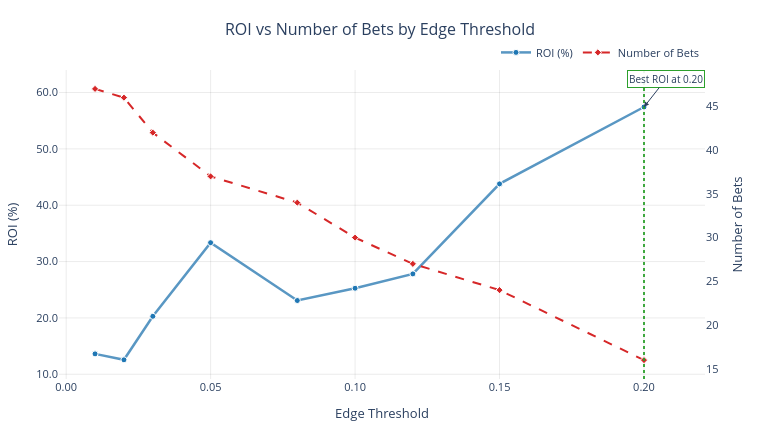

Here is the notebook cell this chart was saved with:
### Code cell
fig2 = go.Figure()

# ROI trace (primary y-axis)
fig2.add_trace(
    go.Scatter(
        x=results['threshold_results']['threshold'],
        y=results['threshold_results']['roi'],
        mode='lines+markers',
        name='ROI (%)',
        line=dict(color="#5997c3", width=2.5),
        marker=dict(size=6, color='#1f77b4', line=dict(color='white', width=1)),
        hovertemplate='Threshold: %{x:.2f}<br>ROI: %{y:.2f}%<extra></extra>'
    )
)

# Number of bets trace (secondary y-axis)
fig2.add_trace(
    go.Scatter(
        x=results['threshold_results']['threshold'],
        y=results['threshold_results']['num_bets'],
        mode='lines+markers',
        yaxis='y2',
        name='Number of Bets',
        line=dict(color='#d62728', width=2, dash='dash'),
        marker=dict(size=5.5, color='#d62728', symbol='diamond', line=dict(color='white', width=1)),
        hovertemplate='Threshold: %{x:.2f}<br>Bets: %{y:.0f}<extra></extra>'
    )
)

best_idx = results['threshold_results']['roi'].idxmax()
best_t = results['threshold_results'].loc[best_idx, 'threshold']
best_roi = results['threshold_results'].loc[best_idx, 'roi']

fig2.update_layout(
    title=dict(
        text='ROI vs Number of Bets by Edge Threshold',
        x=0.5,
        xanchor='center',
        font=dict(size=16)
    ),
    template='plotly_white',
    width=760,
    height=430,
    hovermode='x unified',
    font=dict(size=11),
    xaxis=dict(
        title='Edge Threshold',
        tickformat='.2f',
        gridcolor='rgba(0,0,0,0.08)',
        zeroline=False
    ),
    yaxis=dict(
        title='ROI (%)',
        tickformat='.1f',
        gridcolor='rgba(0,0,0,0.08)',
        zeroline=True,
        zerolinecolor='rgba(0,0,0,0.30)'
    ),
    yaxis2=dict(
        title='Number of Bets',
        overlaying='y',
        side='right',
        showgrid=False
    ),
    legend=dict(
        orientation='h',
        yanchor='bottom',
        y=1.01,
        xanchor='right',
        x=1
    ),
    margin=dict(l=55, r=55, t=70, b=50)
 )

# Highlight best ROI threshold
fig2.add_vline(
    x=best_t,
    line_dash='dot',
    line_color='#2ca02c',
    line_width=1.8
)
fig2.add_annotation(
    x=best_t,
    y=best_roi,
    text=f'Best ROI at {best_t:.2f}',
    showarrow=True,
    arrowhead=2,
    ax=22,
    ay=-28,
    bgcolor='rgba(255,255,255,0.9)',
    bordercolor='#2ca02c',
    font=dict(size=10)
)

fig2.show()

### Figure 1 — Plotly figure (JSON) as saved in the notebook; plotly's stock layout.template omitted (floating-point values rounded to 4 significant figures)
{"data": [{"hovertemplate": "Threshold: %{x:.2f}<br>ROI: %{y:.2f}%<extra></extra>", "line": {"color": "#5997c3", "width": 2.5}, "marker": {"color": "#1f77b4", "line": {"color": "white", "width": 1}, "size": 6}, "mode": "lines+markers", "name": "ROI (%)", "type": "scatter", "x": [0.01, 0.02, 0.03, 0.05, 0.08, 0.1, 0.12, 0.15, 0.2], "y": [13.62, 12.57, 20.29, 33.35, 23.09, 25.27, 27.81, 43.79, 57.44]}, {"hovertemplate": "Threshold: %{x:.2f}<br>Bets: %{y:.0f}<extra></extra>", "line": {"color": "#d62728", "dash": "dash", "width": 2}, "marker": {"color": "#d62728", "line": {"color": "white", "width": 1}, "size": 5.5, "symbol": "diamond"}, "mode": "lines+markers", "name": "Number of Bets", "type": "scatter", "x": [0.01, 0.02, 0.03, 0.05, 0.08, 0.1, 0.12, 0.15, 0.2], "y": [47, 46, 42, 37, 34, 30, 27, 24, 16], "yaxis": "y2"}], "layout": {"annotations": [{"arrowhead": 2, "ax": 22, "ay": -28, "bgcolor": "rgba(255,255,255,0.9)", "bordercolor": "#2ca02c", "font": {"size": 10}, "showarrow": true, "text": "Best ROI at 0.20", "x": 0.2, "y": 57.44}], "font": {"size": 11}, "height": 430, "hovermode": "x unified", "legend": {"orientation": "h", "x": 1, "xanchor": "right", "y": 1.01, "yanchor": "bottom"}, "margin": {"b": 50, "l": 55, "r": 55, "t": 70}, "shapes": [{"line": {"color": "#2ca02c", "dash": "dot", "width": 1.8}, "type": "line", "x0": 0.2, "x1": 0.2, "xref": "x", "y0": 0, "y1": 1, "yref": "y domain"}], "title": {"font": {"size": 16}, "text": "ROI vs Number of Bets by Edge Threshold", "x": 0.5, "xanchor": "center"}, "width": 760, "xaxis": {"gridcolor": "rgba(0,0,0,0.08)", "tickformat": ".2f", "title": {"text": "Edge Threshold"}, "zeroline": false}, "yaxis": {"gridcolor": "rgba(0,0,0,0.08)", "tickformat": ".1f", "title": {"text": "ROI (%)"}, "zeroline": true, "zerolinecolor": "rgba(0,0,0,0.30)"}, "yaxis2": {"overlaying": "y", "showgrid": false, "side": "right", "title": {"text": "Number of Bets"}}}}
